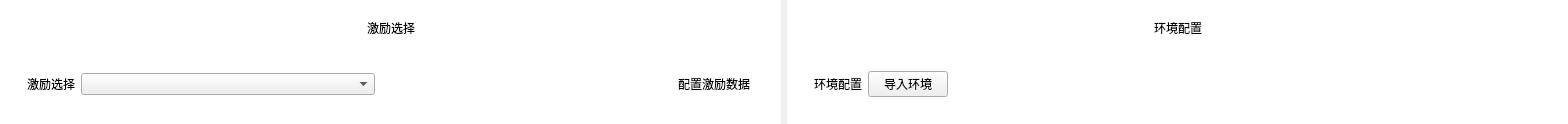
            <widget class="QWidget" name="widget_12" native="true">
             <property name="styleSheet">
              <string notr="true"/>
             </property>
             <layout class="QHBoxLayout" name="horizontalLayout_13">
              <property name="leftMargin">
               <number>0</number>
              </property>
              <property name="topMargin">
               <number>0</number>
              </property>
              <property name="rightMargin">
               <number>0</number>
              </property>
              <property name="bottomMargin">
               <number>0</number>
              </property>
              <item>
               <widget class="QWidget" name="widget_drive" native="true">
                <property name="styleSheet">
                 <string notr="true">QWidget#widget_drive{background-color: #FFFFFF;}</string>
                </property>
                <layout class="QVBoxLayout" name="verticalLayout_7">
                 <item>
                  <widget class="QWidget" name="widget_14" native="true">
                   <layout class="QHBoxLayout" name="horizontalLayout_7">
                    <item>
                     <spacer name="horizontalSpacer_10">
                      <property name="orientation">
                       <enum>Qt::Orientation::Horizontal</enum>
                      </property>
                      <property name="sizeHint" stdset="0">
                       <size>
                        <width>349</width>
                        <height>20</height>
                       </size>
                      </property>
                     </spacer>
                    </item>
                    <item>
                     <widget class="QLabel" name="label_12">
                      <property name="text">
                       <string>激励选择</string>
                      </property>
                     </widget>
                    </item>
                    <item>
                     <spacer name="horizontalSpacer_11">
                      <property name="orientation">
                       <enum>Qt::Orientation::Horizontal</enum>
                      </property>
                      <property name="sizeHint" stdset="0">
                       <size>
                        <width>348</width>
                        <height>20</height>
                       </size>
                      </property>
                     </spacer>
                    </item>
                   </layout>
                  </widget>
                 </item>
                 <item>
                  <widget class="QWidget" name="widget_15" native="true">
                   <layout class="QHBoxLayout" name="horizontalLayout_8">
                    <item>
                     <widget class="QWidget" name="widget_16" native="true">
                      <layout class="QHBoxLayout" name="horizontalLayout_9">
                       <item>
                        <widget class="QLabel" name="label_13">
                         <property name="text">
                          <string>激励选择</string>
                         </property>
                        </widget>
                       </item>
                       <item>
                        <widget class="QComboBox" name="JLList_Combox">
                         <property name="sizePolicy">
                          <sizepolicy hsizetype="Expanding" vsizetype="Fixed">
                           <horstretch>0</horstretch>
                           <verstretch>0</verstretch>
                          </sizepolicy>
                         </property>
                         <property name="placeholderText">
                          <string>请选择</string>
                         </property>
                        </widget>
                       </item>
                       <item>
                        <spacer name="horizontalSpacer_31">
                         <property name="orientation">
                          <enum>Qt::Orientation::Horizontal</enum>
                         </property>
                         <property name="sizeHint" stdset="0">
                          <size>
                           <width>40</width>
                           <height>20</height>
                          </size>
                         </property>
                        </spacer>
                       </item>
                       <item>
                        <widget class="QPushButton" name="config">
                         <property name="text">
                          <string>配置激励数据</string>
                         </property>
                         <property name="flat">
                          <bool>true</bool>
                         </property>
                        </widget>
                       </item>
                      </layout>
                     </widget>
                    </item>
                   </layout>
                  </widget>
                 </item>
                </layout>
               </widget>
              </item>
              <item>
               <widget class="QWidget" name="widget_env" native="true">
                <property name="styleSheet">
                 <string notr="true">QWidget#widget_env{background-color: #FFFFFF;}</string>
                </property>
                <layout class="QVBoxLayout" name="verticalLayout_8">
                 <item>
                  <widget class="QWidget" name="widget_18" native="true">
                   <layout class="QHBoxLayout" name="horizontalLayout_10">
                    <item>
                     <spacer name="horizontalSpacer_12">
                      <property name="orientation">
                       <enum>Qt::Orientation::Horizontal</enum>
                      </property>
                      <property name="sizeHint" stdset="0">
                       <size>
                        <width>349</width>
                        <height>20</height>
                       </size>
                      </property>
                     </spacer>
                    </item>
                    <item>
                     <widget class="QLabel" name="label_14">
                      <property name="text">
                       <string>环境配置</string>
                      </property>
                     </widget>
                    </item>
                    <item>
                     <spacer name="horizontalSpacer_13">
                      <property name="orientation">
                       <enum>Qt::Orientation::Horizontal</enum>
                      </property>
                      <property name="sizeHint" stdset="0">
                       <size>
                        <width>348</width>
                        <height>20</height>
                       </size>
                      </property>
                     </spacer>
                    </item>
                   </layout>
                  </widget>
                 </item>
                 <item>
                  <widget class="QWidget" name="widget_19" native="true">
                   <layout class="QHBoxLayout" name="horizontalLayout_11">
                    <item>
                     <widget class="QWidget" name="widget_20" native="true">
                      <layout class="QHBoxLayout" name="horizontalLayout_12">
                       <item>
                        <widget class="QLabel" name="label_15">
                         <property name="text">
                          <string>环境配置</string>
                         </property>
                        </widget>
                       </item>
                       <item>
                        <widget class="QPushButton" name="pushButton_5">
                         <property name="text">
                          <string>导入环境</string>
                         </property>
                        </widget>
                       </item>
                       <item>
                        <spacer name="horizontalSpacer_14">
                         <property name="orientation">
                          <enum>Qt::Orientation::Horizontal</enum>
                         </property>
                         <property name="sizeHint" stdset="0">
                          <size>
                           <width>40</width>
                           <height>20</height>
                          </size>
                         </property>
                        </spacer>
                       </item>
                      </layout>
                     </widget>
                    </item>
                   </layout>
                  </widget>
                 </item>
                </layout>
               </widget>
              </item>
             </layout>
            </widget>
